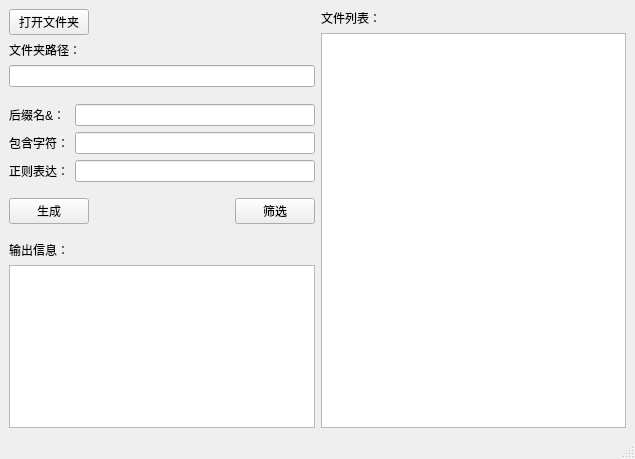
<?xml version="1.0" encoding="UTF-8"?>
<ui version="4.0">
 <class>MainWindow</class>
 <widget class="QMainWindow" name="MainWindow">
  <property name="geometry">
   <rect>
    <x>0</x>
    <y>0</y>
    <width>635</width>
    <height>459</height>
   </rect>
  </property>
  <property name="windowTitle">
   <string>MainWindow</string>
  </property>
  <widget class="QWidget" name="centralwidget">
   <layout class="QHBoxLayout" name="horizontalLayout_6">
    <item>
     <layout class="QVBoxLayout" name="verticalLayout_5">
      <item>
       <layout class="QVBoxLayout" name="verticalLayout_2">
        <item>
         <layout class="QHBoxLayout" name="horizontalLayout">
          <item>
           <widget class="QPushButton" name="open_folder_Button">
            <property name="text">
             <string>打开文件夹</string>
            </property>
           </widget>
          </item>
          <item>
           <spacer name="horizontalSpacer">
            <property name="orientation">
             <enum>Qt::Horizontal</enum>
            </property>
            <property name="sizeHint" stdset="0">
             <size>
              <width>40</width>
              <height>20</height>
             </size>
            </property>
           </spacer>
          </item>
         </layout>
        </item>
        <item>
         <widget class="QLabel" name="label_3">
          <property name="text">
           <string>文件夹路径：</string>
          </property>
         </widget>
        </item>
        <item>
         <widget class="QLineEdit" name="folder_path_lineEdit">
          <property name="enabled">
           <bool>true</bool>
          </property>
         </widget>
        </item>
       </layout>
      </item>
      <item>
       <spacer name="verticalSpacer">
        <property name="orientation">
         <enum>Qt::Vertical</enum>
        </property>
        <property name="sizeHint" stdset="0">
         <size>
          <width>20</width>
          <height>40</height>
         </size>
        </property>
       </spacer>
      </item>
      <item>
       <layout class="QVBoxLayout" name="verticalLayout_4">
        <item>
         <layout class="QHBoxLayout" name="horizontalLayout_2">
          <item>
           <widget class="QLabel" name="label_4">
            <property name="text">
             <string>后缀名&amp;： </string>
            </property>
           </widget>
          </item>
          <item>
           <widget class="QLineEdit" name="rear_name_lineEdit"/>
          </item>
         </layout>
        </item>
        <item>
         <layout class="QHBoxLayout" name="horizontalLayout_3">
          <item>
           <widget class="QLabel" name="label_5">
            <property name="text">
             <string>包含字符：</string>
            </property>
           </widget>
          </item>
          <item>
           <widget class="QLineEdit" name="contain_char_lineEdit"/>
          </item>
         </layout>
        </item>
        <item>
         <layout class="QHBoxLayout" name="horizontalLayout_5">
          <item>
           <widget class="QLabel" name="label_6">
            <property name="text">
             <string>正则表达：</string>
            </property>
           </widget>
          </item>
          <item>
           <widget class="QLineEdit" name="zhengze_lineEdit"/>
          </item>
         </layout>
        </item>
       </layout>
      </item>
      <item>
       <spacer name="verticalSpacer_2">
        <property name="orientation">
         <enum>Qt::Vertical</enum>
        </property>
        <property name="sizeHint" stdset="0">
         <size>
          <width>20</width>
          <height>40</height>
         </size>
        </property>
       </spacer>
      </item>
      <item>
       <layout class="QHBoxLayout" name="horizontalLayout_4">
        <item>
         <widget class="QPushButton" name="pushButton">
          <property name="text">
           <string>生成</string>
          </property>
         </widget>
        </item>
        <item>
         <spacer name="horizontalSpacer_2">
          <property name="orientation">
           <enum>Qt::Horizontal</enum>
          </property>
          <property name="sizeHint" stdset="0">
           <size>
            <width>40</width>
            <height>20</height>
           </size>
          </property>
         </spacer>
        </item>
        <item>
         <widget class="QPushButton" name="filter_pushButton">
          <property name="text">
           <string>筛选</string>
          </property>
         </widget>
        </item>
       </layout>
      </item>
      <item>
       <spacer name="verticalSpacer_3">
        <property name="orientation">
         <enum>Qt::Vertical</enum>
        </property>
        <property name="sizeHint" stdset="0">
         <size>
          <width>20</width>
          <height>40</height>
         </size>
        </property>
       </spacer>
      </item>
      <item>
       <layout class="QVBoxLayout" name="verticalLayout_3">
        <item>
         <widget class="QLabel" name="label">
          <property name="text">
           <string>输出信息：</string>
          </property>
         </widget>
        </item>
        <item>
         <widget class="QTextBrowser" name="output_info_textBrowser"/>
        </item>
       </layout>
      </item>
     </layout>
    </item>
    <item>
     <layout class="QVBoxLayout" name="verticalLayout">
      <item>
       <widget class="QLabel" name="label_2">
        <property name="text">
         <string>文件列表：</string>
        </property>
       </widget>
      </item>
      <item>
       <widget class="QTextBrowser" name="file_list_textBrowser"/>
      </item>
     </layout>
    </item>
   </layout>
  </widget>
  <widget class="QStatusBar" name="statusbar"/>
 </widget>
 <resources/>
 <connections/>
</ui>
